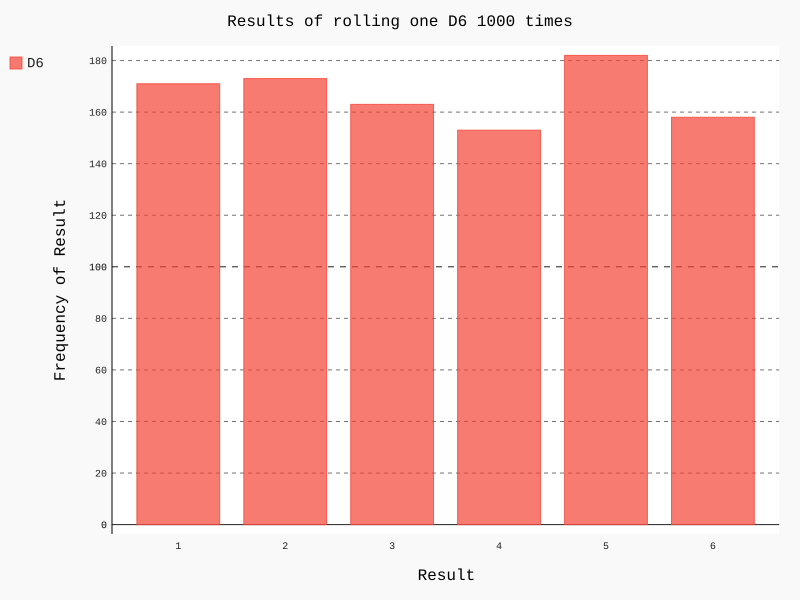

Generate this figure with Python:
from Python编程从入门到实践.DataVisualizationProject.chapter15.die import Die
import pygal as pl


die = Die()
results = []
for roll_num in range(1000):
    result = die.roll()
    results.append(result)

frequencies = []
for value in range(1, die.num_sides + 1):
    frequency = results.count(value)
    frequencies.append(frequency)

hist = pl.Bar()
hist.title = "Results of rolling one D6 1000 times"
hist.x_labels = ['1', '2', '3', '4', '5', '6']
hist.x_title = "Result"
hist.y_title = "Frequency of Result"
hist.add('D6', frequencies)
hist.render_to_file('die_visual.svg')

print(frequencies)
